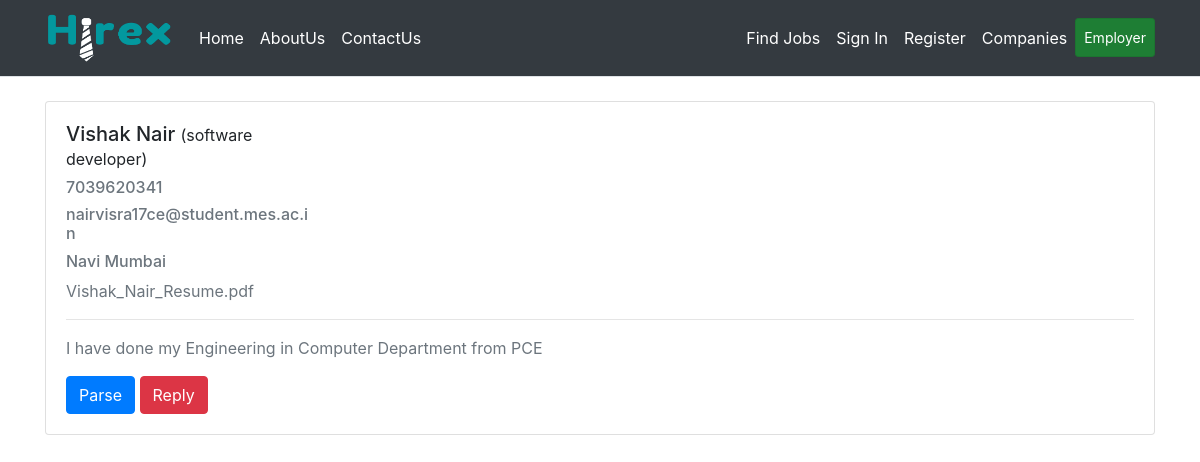
The app's page /p/profile/14/ with its own data.
### main/e_models.py (models this page shows, shortened)
class Employee(models.Model):
    full_name=models.CharField(max_length=200)
    job_title=models.CharField(max_length=200,default='')
    email=models.CharField(max_length=200,default='',null=True)
    password=models.CharField(max_length=200,default='',null=True)
    detail=models.TextField(blank=True)
    contact_no=models.CharField(max_length=200)
    address=models.CharField(max_length=300)
    resume=models.FileField(null=True)
    active_status=models.BooleanField(default=True)
    public=models.BooleanField(default=True)

### main/e_views.py (the view)
# urls.py: path('p/profile/<int:id>/',e_views.public_profile,name='public-profile'),
def public_profile(request,id):
    emp=get_object_or_404(Employee,id=id,active_status=True,public=True)
    return render(request,'public-profile.html',{'emp':emp})

### main/context_processor.py (called while the page is built)
def company_noti_count(request):
    total_notification=0
    if 'companyId' in request.session:
        company=request.session['companyId']
        total_notification=Notification.objects.filter(receiver_id=company).count()
    return {'totalNotification':total_notification}

### main/templates/public-profile.html (shortened to what this page needs)
{% extends "base.html" %}
{% load widget_tweaks %}
{% block content %}
<div class="card">
    <div class="card-body">
        <div class="row">
            <div class="col-sm-3">
                <h5>{{emp.full_name}} <small>({{emp.job_title}})</small></h5>
                <h6 class="text-muted">{{emp.contact_no}}</h6>
                <h6 class="text-muted">{{emp.email}}</h6>
                <h6 class="text-muted">{{emp.address}}</h6>
                <a class="text-muted" href='{{emp.resume.url}}' download >{{emp.resume}}</a>
            </div>
        </div>
        <hr/>
        <p class="text-muted">{{emp.detail|safe}}</p>
            <a href="/parse/{{emp.id}}" class="btn btn-primary">Parse</a>
            <a href="/company/mail" class="btn btn-danger">Reply</a>
</div>
{% endblock %}

### records on screen
Employee: full_name "Vishak Nair", job_title "software developer", contact_no "7039620341", email "nairvisra17ce@student.mes.ac.in", address "Navi Mumbai", resume "Vishak_Nair_Resume.pdf", detail "I have done my Engineering in Computer Department from PCE"
